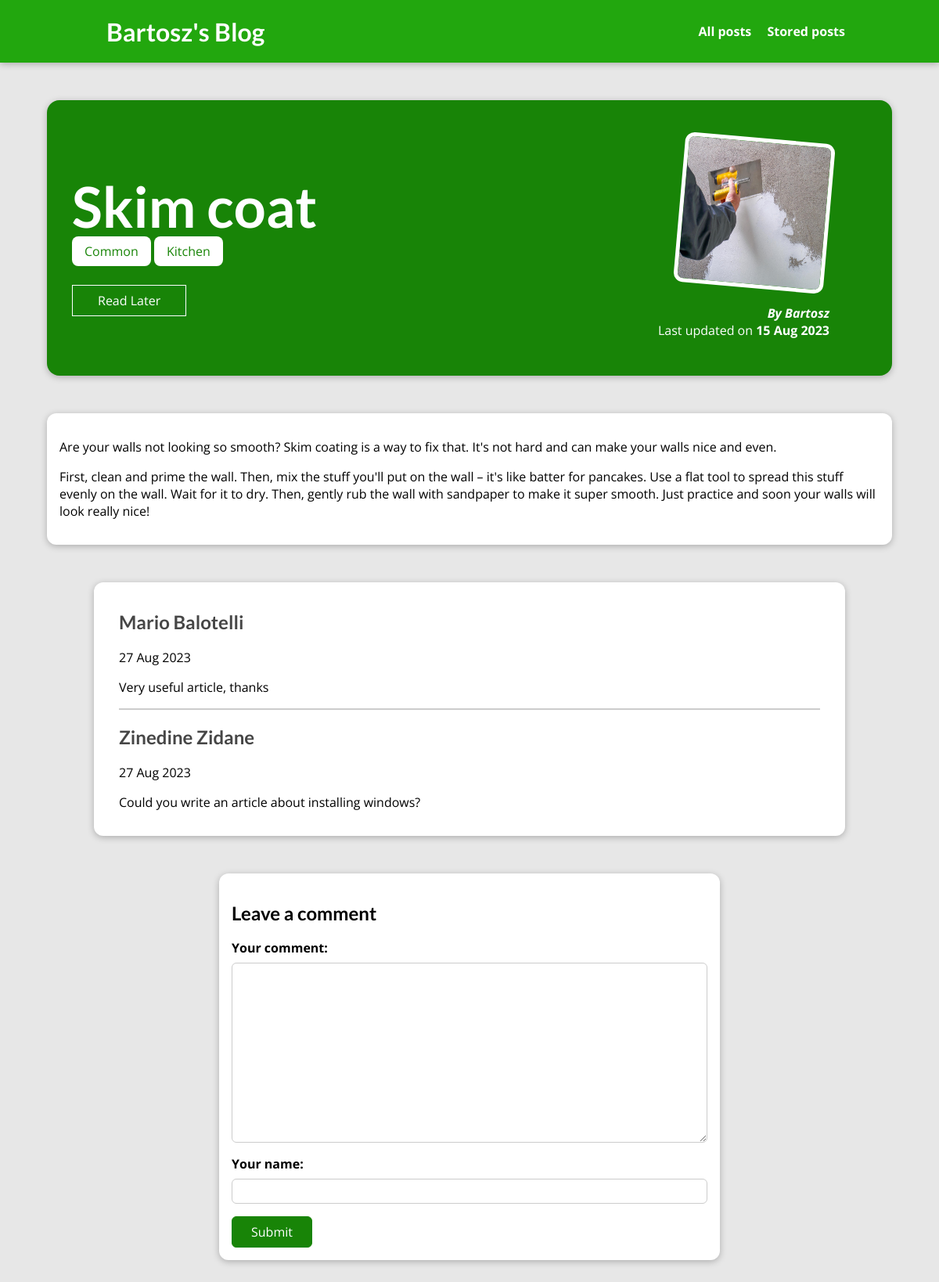
/posts/skim-coat, run on the app's committed database.
### blog/models.py (models this page shows, shortened)
class Post(models.Model):
    author = models.ForeignKey(Author, on_delete=models.SET_NULL, null=True)
    date = models.DateField()
    title = models.CharField(max_length=80)
    description = models.TextField(max_length=300)
    text = models.TextField(max_length=1000)
    image = models.ImageField(upload_to="images", blank=True, null=True)
    slug = models.SlugField(unique=True, default="", blank=True, null=False, db_index=True)
    tags = models.ManyToManyField(Tag)

class Tag(models.Model):
    caption = models.CharField(max_length=20)
    def __str__(self):
        return f"{self.caption}"

class Author(models.Model):
    name = models.CharField(max_length=20)
    def __str__(self):
        return f"{self.name}"

class Comment(models.Model):
    text = models.TextField(max_length=300)
    author = models.CharField(max_length=80)
    date = models.DateField(auto_now=True)
    post = models.ForeignKey(Post, on_delete=models.CASCADE, related_name="comments")

### blog/views.py (the view, shortened to what this page needs)
# urls.py: path("posts/<slug:slug>", views.SinglePostView.as_view(), name="post-detail-page"),
class SinglePostView(View):
    def is_stored_post(self, request, post_id):
        stored_posts = request.session.get("stored_posts")
        if stored_posts is not None:
            is_saved_for_later = post_id in stored_posts
        else:
            is_saved_for_later = False
        return is_saved_for_later
    def get(self, request, slug):
        post = Post.objects.get(slug=slug)
        context = {
            'post': post,
            'post_tags': post.tags.all(),
            'comment_form': CommentForm(),
            'comments': post.comments.all().order_by('-date'),
            'saved_for_later': self.is_stored_post(request, post.id)
            }
        return render(request, 'blog/post-detail.html', context)

### blog/forms.py
class CommentForm(forms.ModelForm):
    class Meta:
        model = Comment
        fields = ["text", "author",]
        labels = {
            "text": "Your comment",
            "author": "Your name",
        }

### blog/templates/blog/post-detail.html (shortened to what this page needs)
{% extends "base.html" %}
{% load static %}
{% block css_files %}
    <link rel="stylesheet" href="{% static "blog/post-detail.css" %}">
{% endblock %}
{% block content %}
    <section id="summary">
        <h2>{{ post.title }}</h2>
        <div>
            {% for tag in post_tags %}
                <span class="tag">{{ tag }}</span>
            {% endfor %}
        </div>
        <div id="read-later">
            <form action="{% url "read-later" %}" method="POST">
                <button>
                    {% if saved_for_later %}
                        Remove from stored posts
                    {% else %}
                        Read Later
                    {% endif %}
                </button>
            </form>
        </div>
        <article>
            <img src="{{ post.image.url }}"/>
            <address>By {{ post.author }}</address>
            <div>
                Last updated on <time>{{ post.date|date:"d M Y" }}</time>
            </div>
        </article>
    </section>
    <main>
        <p>{{ post.text|linebreaks }}</p>
    </main>
    <section id="comments">
        <ul>
            {% for comment in comments %}
                <li>
                    <h2>{{ comment.author }}</h2>
                    <p>{{ comment.date|date:"d M Y" }}</p>
                    <p>{{ comment.text|linebreaks }}</p>
                </li>
            {% endfor %}
        </ul>
    </section>
    <section id="comment-form">
        <h2>Leave a comment</h2>
        <form action="{% url "post-detail-page" post.slug %}" method="POST">
            {% for form_field in comment_form %}
                <div class="form-control {% if form_field.errors %}invalid{% endif %}">
                    {{ form_field.label_tag }}
                    {{ form_field }}
                </div>
            {% endfor %}
            <button>Submit</button>
        </form>
    </section>
{% endblock %}

### templates/base.html (shortened to what this page needs)
{% load static %}
<!DOCTYPE html>
<html lang="en">
<head>
    <link rel="stylesheet" href="{% static "app.css" %}">
    {% block css_files %}{% endblock %}
</head>
<body>
    <header id="main-navigation">
        <h1><a href="{% url "starting-page" %}">Bartosz's Blog</a></h1>
        <nav>
            <a href="{% url "posts-page" %}">All posts</a>
            <a href="{% url "read-later" %}">Stored posts</a>
        </nav>
    </header>
    {% block content %}
    {% endblock %}
</body>
</html>

### static/app.css (style rules this page uses)
* { box-sizing: border-box; }
html { font-family: 'Open Sans', 'Lato', sans-serif; }
body { margin: 0; }
h1, h2, h3 { font-family: 'Lato', sans-serif; font-weight: bold; }
#main-navigation { width: 100%; height: 5rem; display: flex; justify-content: space-between; align-items: center; padding: 0 10%; position: absolute; top: 0; left: 0; }
#main-navigation a { text-decoration: none; color: white; font-weight: bold; margin-left: 1rem; }
#main-navigation a { text-decoration: none; color: white; font-weight: bold; }

### blog/static/blog/post-detail.css (style rules this page uses)
body { background-color: #e7e7e7; }
#main-navigation { background-color: #22a70e; box-shadow: 0 2px 8px rgba(0, 0, 0, 0.25); }
#summary { margin: 8rem auto 3rem auto; padding: 2rem; width: 90%; max-width: 90rem; border-radius: 16px; background-color: #188407; position: relative; box-shadow: 0 2px 8px rgba(0, 0, 0, 0.25); height: 22rem; }
#summary h2 { color: white; font-size: 4.5rem; margin-bottom: 0.25rem; }
#summary article { position: absolute; top: 2rem; right: 3rem; padding: 1rem 2rem; border-radius: 12px; text-align: right; color: white; }
#summary article img { width: 12rem; height: 12rem; border-radius: 12px; transform: rotateZ(5deg); border: 5px solid white; margin-bottom: 1rem; }
#summary address { font-weight: bold; }
#summary time { font-weight: bold; }
#read-later { margin: 2rem 0; }
#read-later button { background-color: transparent; border: 1px solid white; padding: 0.5rem 2rem; font: inherit; color: white; cursor: pointer; }
main { width: 90%; max-width: 90rem; margin: 3rem auto; background-color: white; padding: 1rem; border-radius: 12px; box-shadow: 0 2px 8px rgba(0, 0, 0, 0.25); }
.tag { background-color: white; color: #188407; padding: 0.5rem 1rem; border-radius: 8px; }
#comment-form { margin: 3rem auto; width: 90%; max-width: 40rem; border-radius: 12px; background-color: white; box-shadow: 0 2px 8px rgba(0, 0, 0, 0.25); padding: 1rem; }
#comment-form button { font: inherit; background-color: #188407; color: white; border: 1px solid #188407; padding: 0.5rem 1.5rem; border-radius: 6px; cursor: pointer; }
.form-control { margin-bottom: 1rem; }
.form-control label { font-weight: bold; margin-bottom: 0.5rem; display: block; }
.form-control input, .form-control textarea { display: block; width: 100%; font: inherit; padding: 0.25rem; border-radius: 6px; border: 1px solid #ccc; }
#comments { margin: 3rem auto; width: 90%; max-width: 60rem; border-radius: 12px; background-color: white; box-shadow: 0 2px 8px rgba(0, 0, 0, 0.25); padding: 1rem 2rem; }
#comments ul { list-style: none; margin: 0; padding: 0; }
#comments li { margin-bottom: 1rem; border-bottom: 2px solid #ccc; }
#comments li:last-of-type { border-bottom: none; }
#comments h2 { color: #464646; }

### data on the page
Post: title "Skim coat", image (picture), author "Bartosz", date "15 Aug 2023", text "Are your walls not looking so smooth? Skim coating is a way to fix that. It's not hard and can make your walls nice and even. First, clean and prime the wall. Then, mix the stuff you'll put on the wall – it's like batter for pancakes. Use a flat tool to spread this stuff evenly on the wall. Wait for it to dry. Then, gently rub the wall with sandpaper to make it super smooth. Just practice and soon your walls will look really nice!"
Tag: caption "Common"
Tag: caption "Kitchen"
Comment: author "Mario Balotelli", date "27 Aug 2023", text "Very useful article, thanks"
Comment: author "Zinedine Zidane", date "27 Aug 2023", text "Could you write an article about installing windows?"
